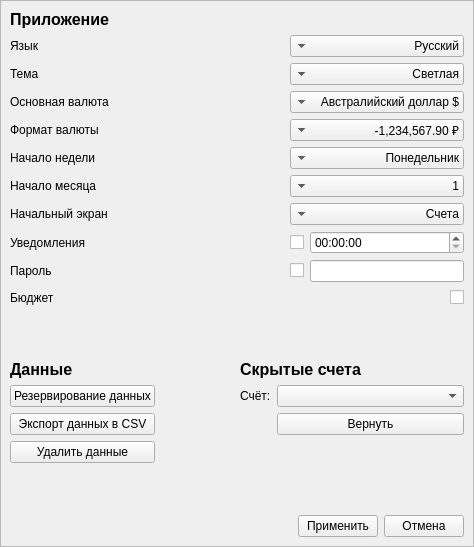
<?xml version="1.0" encoding="UTF-8"?>
<ui version="4.0">
 <class>SettingsMenu</class>
 <widget class="QMainWindow" name="SettingsMenu">
  <property name="geometry">
   <rect>
    <x>0</x>
    <y>0</y>
    <width>474</width>
    <height>547</height>
   </rect>
  </property>
  <property name="windowTitle">
   <string>Настройки</string>
  </property>
  <widget class="QWidget" name="centralwidget">
   <layout class="QGridLayout" name="gridLayout">
    <property name="leftMargin">
     <number>0</number>
    </property>
    <property name="topMargin">
     <number>0</number>
    </property>
    <property name="rightMargin">
     <number>0</number>
    </property>
    <property name="bottomMargin">
     <number>0</number>
    </property>
    <item row="0" column="0">
     <widget class="QFrame" name="main_frame">
      <property name="frameShape">
       <enum>QFrame::StyledPanel</enum>
      </property>
      <property name="frameShadow">
       <enum>QFrame::Raised</enum>
      </property>
      <layout class="QVBoxLayout" name="verticalLayout_8">
       <item>
        <layout class="QVBoxLayout" name="verticalLayout">
         <item>
          <widget class="QLabel" name="label_heading_application">
           <property name="font">
            <font>
             <pointsize>12</pointsize>
             <weight>75</weight>
             <bold>true</bold>
            </font>
           </property>
           <property name="text">
            <string>Приложение</string>
           </property>
          </widget>
         </item>
         <item>
          <layout class="QGridLayout" name="gridLayout_2">
           <item row="0" column="0">
            <widget class="QLabel" name="label_language">
             <property name="text">
              <string>Язык</string>
             </property>
            </widget>
           </item>
           <item row="0" column="1">
            <spacer name="horizontalSpacer_2">
             <property name="orientation">
              <enum>Qt::Horizontal</enum>
             </property>
             <property name="sizeHint" stdset="0">
              <size>
               <width>40</width>
               <height>20</height>
              </size>
             </property>
            </spacer>
           </item>
           <item row="0" column="2">
            <widget class="QComboBox" name="combo_box_language">
             <property name="layoutDirection">
              <enum>Qt::RightToLeft</enum>
             </property>
             <item>
              <property name="text">
               <string>Русский</string>
              </property>
             </item>
             <item>
              <property name="text">
               <string>English</string>
              </property>
             </item>
             <item>
              <property name="text">
               <string>Український</string>
              </property>
             </item>
             <item>
              <property name="text">
               <string>Bosanski</string>
              </property>
             </item>
             <item>
              <property name="text">
               <string>Български</string>
              </property>
             </item>
             <item>
              <property name="text">
               <string>Català</string>
              </property>
             </item>
             <item>
              <property name="text">
               <string>العربية</string>
              </property>
             </item>
             <item>
              <property name="text">
               <string>Azərbaycan</string>
              </property>
             </item>
             <item>
              <property name="text">
               <string>Беларускi</string>
              </property>
             </item>
             <item>
              <property name="text">
               <string>မြန်မာဘာသာ</string>
              </property>
             </item>
             <item>
              <property name="text">
               <string>Český</string>
              </property>
             </item>
            </widget>
           </item>
           <item row="1" column="0">
            <widget class="QLabel" name="label_theme">
             <property name="text">
              <string>Тема</string>
             </property>
            </widget>
           </item>
           <item row="1" column="1">
            <spacer name="horizontalSpacer_3">
             <property name="orientation">
              <enum>Qt::Horizontal</enum>
             </property>
             <property name="sizeHint" stdset="0">
              <size>
               <width>40</width>
               <height>20</height>
              </size>
             </property>
            </spacer>
           </item>
           <item row="1" column="2">
            <widget class="QComboBox" name="combo_box_theme">
             <property name="layoutDirection">
              <enum>Qt::RightToLeft</enum>
             </property>
             <item>
              <property name="text">
               <string>Светлая</string>
              </property>
             </item>
             <item>
              <property name="text">
               <string>Тёмная</string>
              </property>
             </item>
            </widget>
           </item>
           <item row="2" column="0">
            <widget class="QLabel" name="label_main_currency">
             <property name="text">
              <string>Основная валюта</string>
             </property>
            </widget>
           </item>
           <item row="2" column="1">
            <spacer name="horizontalSpacer_4">
             <property name="orientation">
              <enum>Qt::Horizontal</enum>
             </property>
             <property name="sizeHint" stdset="0">
              <size>
               <width>40</width>
               <height>20</height>
              </size>
             </property>
            </spacer>
           </item>
           <item row="2" column="2">
            <widget class="QComboBox" name="combo_box_main_currency">
             <property name="layoutDirection">
              <enum>Qt::RightToLeft</enum>
             </property>
             <item>
              <property name="text">
               <string>Австралийский доллар $</string>
              </property>
             </item>
             <item>
              <property name="text">
               <string>Британский фунт £</string>
              </property>
             </item>
             <item>
              <property name="text">
               <string>Доллар США $</string>
              </property>
             </item>
             <item>
              <property name="text">
               <string>Евро €</string>
              </property>
             </item>
             <item>
              <property name="text">
               <string>Канадский доллар $</string>
              </property>
             </item>
             <item>
              <property name="text">
               <string>Китайский юань ¥</string>
              </property>
             </item>
             <item>
              <property name="text">
               <string>Российский рубль ₽</string>
              </property>
             </item>
             <item>
              <property name="text">
               <string>Швейцарский франк ₣</string>
              </property>
             </item>
             <item>
              <property name="text">
               <string>Японская йена</string>
              </property>
             </item>
            </widget>
           </item>
           <item row="3" column="0">
            <widget class="QLabel" name="label_currency_format">
             <property name="text">
              <string>Формат валюты</string>
             </property>
            </widget>
           </item>
           <item row="3" column="1">
            <spacer name="horizontalSpacer_5">
             <property name="orientation">
              <enum>Qt::Horizontal</enum>
             </property>
             <property name="sizeHint" stdset="0">
              <size>
               <width>40</width>
               <height>20</height>
              </size>
             </property>
            </spacer>
           </item>
           <item row="3" column="2">
            <widget class="QComboBox" name="combo_box_beginning_week_2">
             <property name="layoutDirection">
              <enum>Qt::RightToLeft</enum>
             </property>
             <item>
              <property name="text">
               <string>-1,234,567.90 ₽</string>
              </property>
             </item>
             <item>
              <property name="text">
               <string>-12,34,567.90 ₽</string>
              </property>
             </item>
             <item>
              <property name="text">
               <string>-1.234.567,90 ₽</string>
              </property>
             </item>
             <item>
              <property name="text">
               <string>-1 234 567.90 ₽</string>
              </property>
             </item>
             <item>
              <property name="text">
               <string>-1 234 567,90 ₽</string>
              </property>
             </item>
             <item>
              <property name="text">
               <string>-₽ 1,234,567.90</string>
              </property>
             </item>
             <item>
              <property name="text">
               <string>-₽ 12,34,567.90</string>
              </property>
             </item>
             <item>
              <property name="text">
               <string>-₽ 1.234.567,90</string>
              </property>
             </item>
             <item>
              <property name="text">
               <string>-₽ 1 234 567.90</string>
              </property>
             </item>
             <item>
              <property name="text">
               <string>-₽ 1 234 567,90</string>
              </property>
             </item>
             <item>
              <property name="text">
               <string>₽ -1,234,567.90</string>
              </property>
             </item>
             <item>
              <property name="text">
               <string>₽ -12,34,567.90</string>
              </property>
             </item>
             <item>
              <property name="text">
               <string>₽ -1.234.567,90</string>
              </property>
             </item>
             <item>
              <property name="text">
               <string>₽ -1 234 567.90</string>
              </property>
             </item>
             <item>
              <property name="text">
               <string>₽ -1 234 567,90</string>
              </property>
             </item>
            </widget>
           </item>
           <item row="4" column="0">
            <widget class="QLabel" name="label_beginning_week">
             <property name="text">
              <string>Начало недели</string>
             </property>
            </widget>
           </item>
           <item row="4" column="1">
            <spacer name="horizontalSpacer_6">
             <property name="orientation">
              <enum>Qt::Horizontal</enum>
             </property>
             <property name="sizeHint" stdset="0">
              <size>
               <width>40</width>
               <height>20</height>
              </size>
             </property>
            </spacer>
           </item>
           <item row="4" column="2">
            <widget class="QComboBox" name="combo_box_beginning_week">
             <property name="layoutDirection">
              <enum>Qt::RightToLeft</enum>
             </property>
             <item>
              <property name="text">
               <string>Понедельник</string>
              </property>
             </item>
             <item>
              <property name="text">
               <string>Вторник</string>
              </property>
             </item>
             <item>
              <property name="text">
               <string>Среда</string>
              </property>
             </item>
             <item>
              <property name="text">
               <string>Четверг</string>
              </property>
             </item>
             <item>
              <property name="text">
               <string>Пятница</string>
              </property>
             </item>
             <item>
              <property name="text">
               <string>Суббота</string>
              </property>
             </item>
             <item>
              <property name="text">
               <string>Воскресенье</string>
              </property>
             </item>
            </widget>
           </item>
           <item row="5" column="0">
            <widget class="QLabel" name="label_beginning_month">
             <property name="text">
              <string>Начало месяца</string>
             </property>
            </widget>
           </item>
           <item row="5" column="1">
            <spacer name="horizontalSpacer_7">
             <property name="orientation">
              <enum>Qt::Horizontal</enum>
             </property>
             <property name="sizeHint" stdset="0">
              <size>
               <width>40</width>
               <height>20</height>
              </size>
             </property>
            </spacer>
           </item>
           <item row="5" column="2">
            <widget class="QComboBox" name="combo_box_beginning_month">
             <property name="layoutDirection">
              <enum>Qt::RightToLeft</enum>
             </property>
             <item>
              <property name="text">
               <string>1</string>
              </property>
             </item>
             <item>
              <property name="text">
               <string>2</string>
              </property>
             </item>
             <item>
              <property name="text">
               <string>3</string>
              </property>
             </item>
             <item>
              <property name="text">
               <string>4</string>
              </property>
             </item>
             <item>
              <property name="text">
               <string>5</string>
              </property>
             </item>
             <item>
              <property name="text">
               <string>6</string>
              </property>
             </item>
             <item>
              <property name="text">
               <string>7</string>
              </property>
             </item>
             <item>
              <property name="text">
               <string>8</string>
              </property>
             </item>
             <item>
              <property name="text">
               <string>9</string>
              </property>
             </item>
             <item>
              <property name="text">
               <string>10</string>
              </property>
             </item>
             <item>
              <property name="text">
               <string>11</string>
              </property>
             </item>
             <item>
              <property name="text">
               <string>12</string>
              </property>
             </item>
             <item>
              <property name="text">
               <string>13</string>
              </property>
             </item>
             <item>
              <property name="text">
               <string>14</string>
              </property>
             </item>
             <item>
              <property name="text">
               <string>15</string>
              </property>
             </item>
             <item>
              <property name="text">
               <string>16</string>
              </property>
             </item>
             <item>
              <property name="text">
               <string>17</string>
              </property>
             </item>
             <item>
              <property name="text">
               <string>18</string>
              </property>
             </item>
             <item>
              <property name="text">
               <string>19</string>
              </property>
             </item>
             <item>
              <property name="text">
               <string>20</string>
              </property>
             </item>
             <item>
              <property name="text">
               <string>21</string>
              </property>
             </item>
             <item>
              <property name="text">
               <string>22</string>
              </property>
             </item>
             <item>
              <property name="text">
               <string>23</string>
              </property>
             </item>
             <item>
              <property name="text">
               <string>24</string>
              </property>
             </item>
             <item>
              <property name="text">
               <string>25</string>
              </property>
             </item>
             <item>
              <property name="text">
               <string>26</string>
              </property>
             </item>
             <item>
              <property name="text">
               <string>27</string>
              </property>
             </item>
             <item>
              <property name="text">
               <string>28</string>
              </property>
             </item>
             <item>
              <property name="text">
               <string>29</string>
              </property>
             </item>
             <item>
              <property name="text">
               <string>30</string>
              </property>
             </item>
            </widget>
           </item>
           <item row="6" column="0">
            <widget class="QLabel" name="label_start_screen">
             <property name="text">
              <string>Начальный экран</string>
             </property>
            </widget>
           </item>
           <item row="6" column="1">
            <spacer name="horizontalSpacer_8">
             <property name="orientation">
              <enum>Qt::Horizontal</enum>
             </property>
             <property name="sizeHint" stdset="0">
              <size>
               <width>40</width>
               <height>20</height>
              </size>
             </property>
            </spacer>
           </item>
           <item row="6" column="2">
            <widget class="QComboBox" name="combo_box_start_screen">
             <property name="sizePolicy">
              <sizepolicy hsizetype="Preferred" vsizetype="Fixed">
               <horstretch>0</horstretch>
               <verstretch>0</verstretch>
              </sizepolicy>
             </property>
             <property name="layoutDirection">
              <enum>Qt::RightToLeft</enum>
             </property>
             <item>
              <property name="text">
               <string>Счета</string>
              </property>
             </item>
             <item>
              <property name="text">
               <string>Категории</string>
              </property>
             </item>
             <item>
              <property name="text">
               <string>Операции</string>
              </property>
             </item>
             <item>
              <property name="text">
               <string>Обзор</string>
              </property>
             </item>
            </widget>
           </item>
           <item row="7" column="0">
            <widget class="QLabel" name="label_notifications">
             <property name="text">
              <string>Уведомления</string>
             </property>
            </widget>
           </item>
           <item row="7" column="1">
            <spacer name="horizontalSpacer_9">
             <property name="orientation">
              <enum>Qt::Horizontal</enum>
             </property>
             <property name="sizeHint" stdset="0">
              <size>
               <width>40</width>
               <height>20</height>
              </size>
             </property>
            </spacer>
           </item>
           <item row="7" column="2">
            <layout class="QHBoxLayout" name="horizontalLayout_2">
             <item>
              <widget class="QCheckBox" name="check_box_password_2">
               <property name="sizePolicy">
                <sizepolicy hsizetype="Maximum" vsizetype="Fixed">
                 <horstretch>0</horstretch>
                 <verstretch>0</verstretch>
                </sizepolicy>
               </property>
               <property name="layoutDirection">
                <enum>Qt::RightToLeft</enum>
               </property>
               <property name="text">
                <string/>
               </property>
              </widget>
             </item>
             <item>
              <widget class="QTimeEdit" name="timeEdit"/>
             </item>
            </layout>
           </item>
           <item row="8" column="0">
            <widget class="QLabel" name="label_password">
             <property name="text">
              <string>Пароль</string>
             </property>
            </widget>
           </item>
           <item row="8" column="1">
            <spacer name="horizontalSpacer_10">
             <property name="orientation">
              <enum>Qt::Horizontal</enum>
             </property>
             <property name="sizeHint" stdset="0">
              <size>
               <width>40</width>
               <height>20</height>
              </size>
             </property>
            </spacer>
           </item>
           <item row="8" column="2">
            <layout class="QHBoxLayout" name="horizontalLayout">
             <item>
              <widget class="QCheckBox" name="check_box_password">
               <property name="layoutDirection">
                <enum>Qt::RightToLeft</enum>
               </property>
               <property name="text">
                <string/>
               </property>
              </widget>
             </item>
             <item>
              <widget class="QLineEdit" name="line_edit_password"/>
             </item>
            </layout>
           </item>
           <item row="9" column="0">
            <widget class="QLabel" name="label_budget">
             <property name="text">
              <string>Бюджет</string>
             </property>
            </widget>
           </item>
           <item row="9" column="1">
            <spacer name="horizontalSpacer_11">
             <property name="orientation">
              <enum>Qt::Horizontal</enum>
             </property>
             <property name="sizeHint" stdset="0">
              <size>
               <width>40</width>
               <height>20</height>
              </size>
             </property>
            </spacer>
           </item>
           <item row="9" column="2">
            <widget class="QCheckBox" name="check_box_budget">
             <property name="layoutDirection">
              <enum>Qt::RightToLeft</enum>
             </property>
             <property name="text">
              <string/>
             </property>
            </widget>
           </item>
          </layout>
         </item>
        </layout>
       </item>
       <item>
        <spacer name="verticalSpacer">
         <property name="orientation">
          <enum>Qt::Vertical</enum>
         </property>
         <property name="sizeHint" stdset="0">
          <size>
           <width>20</width>
           <height>36</height>
          </size>
         </property>
        </spacer>
       </item>
       <item>
        <layout class="QHBoxLayout" name="horizontalLayout_7">
         <item>
          <layout class="QVBoxLayout" name="verticalLayout_3">
           <item>
            <widget class="QLabel" name="label_heading_data">
             <property name="font">
              <font>
               <pointsize>12</pointsize>
               <weight>75</weight>
               <bold>true</bold>
              </font>
             </property>
             <property name="text">
              <string>Данные</string>
             </property>
            </widget>
           </item>
           <item>
            <layout class="QHBoxLayout" name="horizontalLayout_3">
             <item>
              <layout class="QVBoxLayout" name="verticalLayout_2">
               <item>
                <widget class="QPushButton" name="btn_data_backup">
                 <property name="text">
                  <string>Резервирование данных</string>
                 </property>
                </widget>
               </item>
               <item>
                <widget class="QPushButton" name="btn_export_to_csv">
                 <property name="sizePolicy">
                  <sizepolicy hsizetype="Ignored" vsizetype="Fixed">
                   <horstretch>0</horstretch>
                   <verstretch>0</verstretch>
                  </sizepolicy>
                 </property>
                 <property name="font">
                  <font>
                   <family>MS Shell Dlg 2</family>
                   <stylestrategy>PreferAntialias</stylestrategy>
                  </font>
                 </property>
                 <property name="text">
                  <string>Экспорт данных в CSV</string>
                 </property>
                </widget>
               </item>
               <item>
                <widget class="QPushButton" name="btn_delete_data">
                 <property name="text">
                  <string>Удалить данные</string>
                 </property>
                </widget>
               </item>
              </layout>
             </item>
             <item>
              <spacer name="horizontalSpacer">
               <property name="orientation">
                <enum>Qt::Horizontal</enum>
               </property>
               <property name="sizeHint" stdset="0">
                <size>
                 <width>40</width>
                 <height>20</height>
                </size>
               </property>
              </spacer>
             </item>
            </layout>
           </item>
          </layout>
         </item>
         <item>
          <layout class="QVBoxLayout" name="verticalLayout_7">
           <item>
            <widget class="QLabel" name="label_heading_hiden_accounts">
             <property name="sizePolicy">
              <sizepolicy hsizetype="Fixed" vsizetype="Maximum">
               <horstretch>0</horstretch>
               <verstretch>0</verstretch>
              </sizepolicy>
             </property>
             <property name="font">
              <font>
               <pointsize>12</pointsize>
               <weight>75</weight>
               <bold>true</bold>
              </font>
             </property>
             <property name="layoutDirection">
              <enum>Qt::LeftToRight</enum>
             </property>
             <property name="text">
              <string>Скрытые счета</string>
             </property>
            </widget>
           </item>
           <item>
            <layout class="QFormLayout" name="formLayout">
             <item row="0" column="0">
              <widget class="QLabel" name="labe_hide_account">
               <property name="text">
                <string>Счёт:</string>
               </property>
              </widget>
             </item>
             <item row="0" column="1">
              <widget class="QComboBox" name="combo_box_accounts">
               <property name="sizePolicy">
                <sizepolicy hsizetype="MinimumExpanding" vsizetype="Fixed">
                 <horstretch>0</horstretch>
                 <verstretch>0</verstretch>
                </sizepolicy>
               </property>
              </widget>
             </item>
             <item row="1" column="0">
              <widget class="QWidget" name="widget" native="true"/>
             </item>
             <item row="1" column="1">
              <widget class="QPushButton" name="btn_back_hide_account">
               <property name="sizePolicy">
                <sizepolicy hsizetype="Minimum" vsizetype="Fixed">
                 <horstretch>0</horstretch>
                 <verstretch>0</verstretch>
                </sizepolicy>
               </property>
               <property name="layoutDirection">
                <enum>Qt::RightToLeft</enum>
               </property>
               <property name="text">
                <string>Вернуть</string>
               </property>
              </widget>
             </item>
            </layout>
           </item>
          </layout>
         </item>
        </layout>
       </item>
       <item>
        <spacer name="verticalSpacer_2">
         <property name="orientation">
          <enum>Qt::Vertical</enum>
         </property>
         <property name="sizeHint" stdset="0">
          <size>
           <width>20</width>
           <height>35</height>
          </size>
         </property>
        </spacer>
       </item>
       <item>
        <layout class="QHBoxLayout" name="horizontalLayout_8">
         <item>
          <spacer name="horizontalSpacer_12">
           <property name="orientation">
            <enum>Qt::Horizontal</enum>
           </property>
           <property name="sizeHint" stdset="0">
            <size>
             <width>40</width>
             <height>20</height>
            </size>
           </property>
          </spacer>
         </item>
         <item>
          <widget class="QPushButton" name="btn_accept">
           <property name="text">
            <string>Применить</string>
           </property>
          </widget>
         </item>
         <item>
          <widget class="QPushButton" name="btn_cancel">
           <property name="text">
            <string>Отмена</string>
           </property>
          </widget>
         </item>
        </layout>
       </item>
      </layout>
     </widget>
    </item>
   </layout>
  </widget>
 </widget>
 <resources/>
 <connections/>
</ui>
